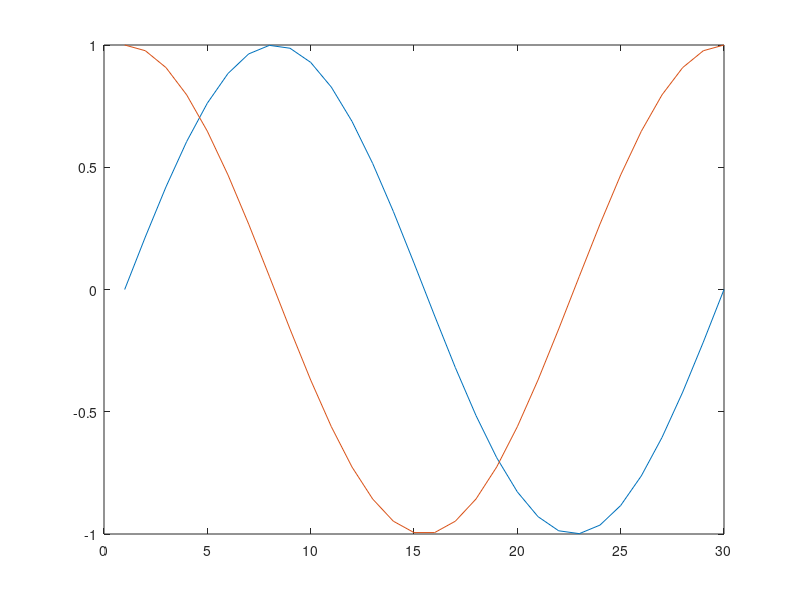

This chart was generated by the following MATLAB code:
clc;
clear all;
x=linspace(0,2*pi,30);
y1=sin(x);
y2=cos(x);
plot(y1);
hold on;%this command is used to print the two graphs on the same plot
plot(y2);
